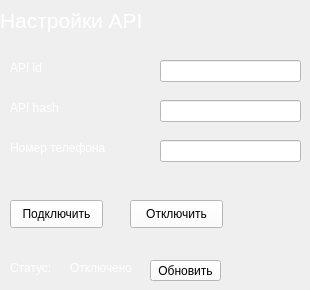
            <widget class="QWidget" name="page_api_settings">
             <widget class="QLabel" name="label">
              <property name="geometry">
               <rect>
                <x>0</x>
                <y>0</y>
                <width>201</width>
                <height>41</height>
               </rect>
              </property>
              <property name="font">
               <font>
                <pointsize>40</pointsize>
               </font>
              </property>
              <property name="styleSheet">
               <string notr="true">color: #FFF;</string>
              </property>
              <property name="text">
               <string>&lt;html&gt;&lt;head/&gt;&lt;body&gt;&lt;p&gt;&lt;span style=&quot; font-size:16pt;&quot;&gt;Настройки API&lt;/span&gt;&lt;/p&gt;&lt;/body&gt;&lt;/html&gt;</string>
              </property>
             </widget>
             <widget class="QLineEdit" name="input_api_id">
              <property name="geometry">
               <rect>
                <x>160</x>
                <y>60</y>
                <width>141</width>
                <height>22</height>
               </rect>
              </property>
              <property name="styleSheet">
               <string notr="true">background-color: #FFF</string>
              </property>
              <property name="inputMethodHints">
               <set>Qt::ImhNone</set>
              </property>
             </widget>
             <widget class="QLineEdit" name="input_api_hash">
              <property name="geometry">
               <rect>
                <x>160</x>
                <y>100</y>
                <width>141</width>
                <height>22</height>
               </rect>
              </property>
              <property name="styleSheet">
               <string notr="true">background-color: #FFF</string>
              </property>
             </widget>
             <widget class="QLabel" name="label_4">
              <property name="geometry">
               <rect>
                <x>10</x>
                <y>60</y>
                <width>111</width>
                <height>16</height>
               </rect>
              </property>
              <property name="styleSheet">
               <string notr="true">color: #FFF</string>
              </property>
              <property name="text">
               <string>API id</string>
              </property>
             </widget>
             <widget class="QLabel" name="label_5">
              <property name="geometry">
               <rect>
                <x>10</x>
                <y>100</y>
                <width>111</width>
                <height>16</height>
               </rect>
              </property>
              <property name="styleSheet">
               <string notr="true">color: #FFF</string>
              </property>
              <property name="text">
               <string>API hash</string>
              </property>
             </widget>
             <widget class="QLabel" name="label_6">
              <property name="geometry">
               <rect>
                <x>10</x>
                <y>140</y>
                <width>111</width>
                <height>16</height>
               </rect>
              </property>
              <property name="styleSheet">
               <string notr="true">color: #FFF</string>
              </property>
              <property name="text">
               <string>Номер телефона</string>
              </property>
             </widget>
             <widget class="QLineEdit" name="input_api_phone">
              <property name="geometry">
               <rect>
                <x>160</x>
                <y>140</y>
                <width>141</width>
                <height>22</height>
               </rect>
              </property>
              <property name="styleSheet">
               <string notr="true">background-color: #FFF</string>
              </property>
             </widget>
             <widget class="QPushButton" name="btn_connect_api">
              <property name="geometry">
               <rect>
                <x>10</x>
                <y>200</y>
                <width>93</width>
                <height>28</height>
               </rect>
              </property>
              <property name="styleSheet">
               <string notr="true">background-color: #FFF</string>
              </property>
              <property name="text">
               <string>Подключить</string>
              </property>
             </widget>
             <widget class="QPushButton" name="btn_disconnect_api">
              <property name="geometry">
               <rect>
                <x>130</x>
                <y>200</y>
                <width>93</width>
                <height>28</height>
               </rect>
              </property>
              <property name="styleSheet">
               <string notr="true">background-color: #FFF</string>
              </property>
              <property name="text">
               <string>Отключить</string>
              </property>
             </widget>
             <widget class="QLabel" name="label_20">
              <property name="geometry">
               <rect>
                <x>10</x>
                <y>260</y>
                <width>111</width>
                <height>16</height>
               </rect>
              </property>
              <property name="styleSheet">
               <string notr="true">color: #FFF</string>
              </property>
              <property name="text">
               <string>Статус:</string>
              </property>
             </widget>
             <widget class="QLabel" name="api_status_label">
              <property name="geometry">
               <rect>
                <x>70</x>
                <y>260</y>
                <width>111</width>
                <height>16</height>
               </rect>
              </property>
              <property name="styleSheet">
               <string notr="true">color: #FFF</string>
              </property>
              <property name="text">
               <string>Отключено</string>
              </property>
             </widget>
             <widget class="QPushButton" name="btn_refresh_api_status">
              <property name="geometry">
               <rect>
                <x>150</x>
                <y>260</y>
                <width>71</width>
                <height>21</height>
               </rect>
              </property>
              <property name="styleSheet">
               <string notr="true">background-color: #FFF</string>
              </property>
              <property name="text">
               <string>Обновить</string>
              </property>
             </widget>
            </widget>
